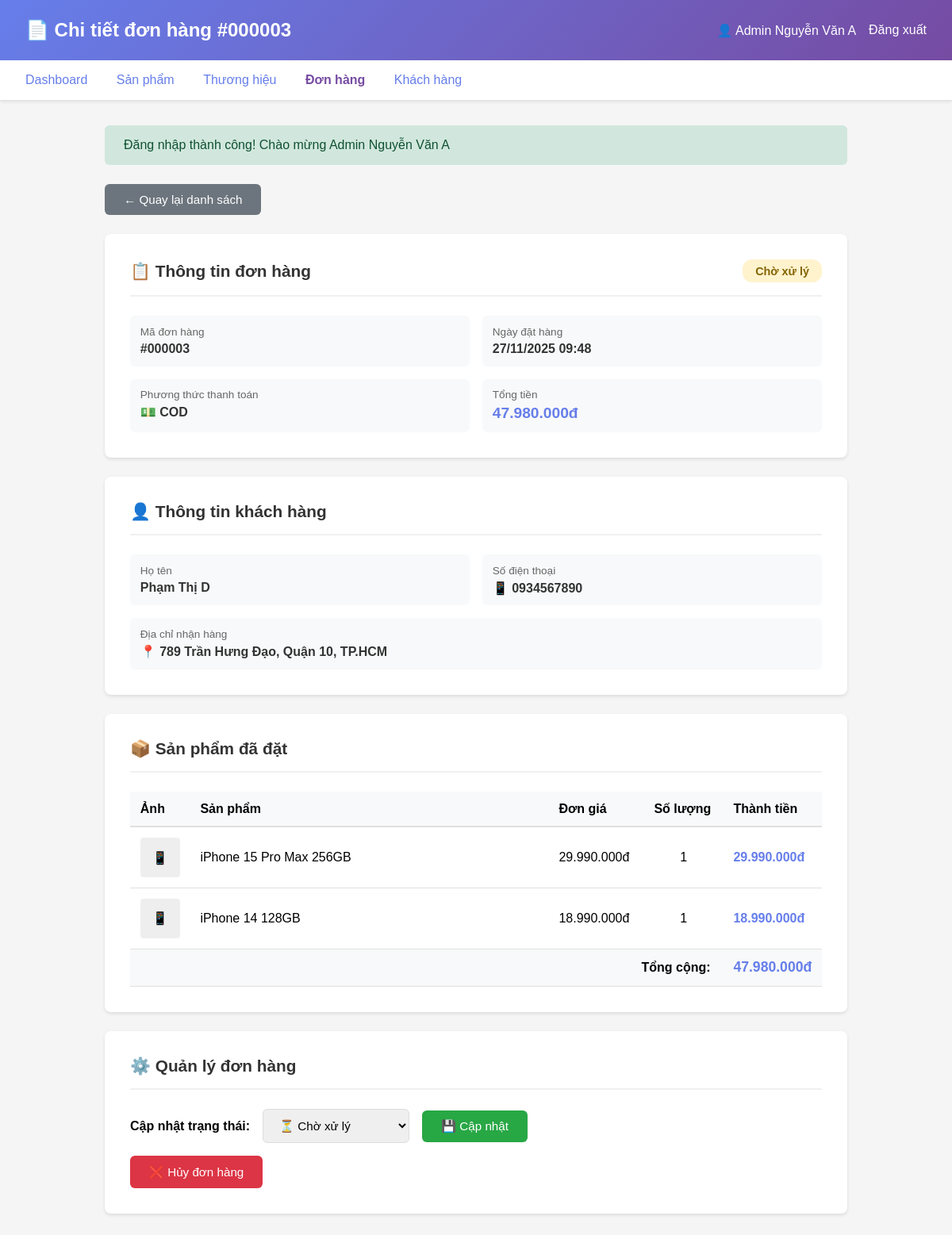
/public/admin/orders/3 (signed in), run on the app's committed database.
### tables this page shows
CREATE TABLE orders (
    id INT AUTO_INCREMENT PRIMARY KEY,
    user_id INT NOT NULL,
    customer_name VARCHAR(100) NOT NULL,
    customer_phone VARCHAR(20) NOT NULL,
    customer_address TEXT NOT NULL,
    total_amount DECIMAL(10, 2) NOT NULL,
    status ENUM('pending', 'processing', 'shipping', 'delivered', 'cancelled') DEFAULT 'pending',
    payment_method VARCHAR(50) DEFAULT 'COD',
    notes TEXT,
    created_at TIMESTAMP DEFAULT CURRENT_TIMESTAMP,
    updated_at TIMESTAMP DEFAULT CURRENT_TIMESTAMP ON UPDATE CURRENT_TIMESTAMP,
    FOREIGN KEY (user_id) REFERENCES users(id) ON DELETE CASCADE,
    INDEX idx_user_id (user_id),
    INDEX idx_status (status),
    INDEX idx_created_at (created_at)
);

CREATE TABLE order_items (
    id INT AUTO_INCREMENT PRIMARY KEY,
    order_id INT NOT NULL,
    product_id INT NOT NULL,
    product_name VARCHAR(200) NOT NULL,
    quantity INT NOT NULL,
    price DECIMAL(10, 2) NOT NULL,
    created_at TIMESTAMP DEFAULT CURRENT_TIMESTAMP,
    FOREIGN KEY (order_id) REFERENCES orders(id) ON DELETE CASCADE,
    FOREIGN KEY (product_id) REFERENCES products(id) ON DELETE RESTRICT,
    INDEX idx_order_id (order_id),
    INDEX idx_product_id (product_id)
);

### resources/view/admin/orders/detail.php (the view, shortened to what the rows shown need)
<!DOCTYPE html>
<html lang="vi">
<head>
</head>
<body>
    <div class="header">
        <h1>📄 Chi tiết đơn hàng #<?= str_pad($order['id'], 6, '0', STR_PAD_LEFT) ?></h1>
        <div style="display: flex; align-items: center; gap: 1rem;">
            <span>👤 <?= escape(getUserName() ?? 'Admin') ?></span>
            <a href="<?= config('app.base_url') ?>/admin/logout" style="color: white; text-decoration: none;">Đăng
                xuất</a>
        </div>
    </div>
    <div class="container">
        <div class="section">
            <div class="section-header">
                <h2>📋 Thông tin đơn hàng</h2>
            </div>
            <div class="info-grid">
                <div class="info-item">
                    <div class="info-label">Mã đơn hàng</div>
                    <div class="info-value">#<?= str_pad($order['id'], 6, '0', STR_PAD_LEFT) ?></div>
                </div>
                <div class="info-item">
                    <div class="info-label">Ngày đặt hàng</div>
                    <div class="info-value"><?= formatDateTime($order['created_at']) ?></div>
                </div>
                <div class="info-item">
                    <div class="info-label">Phương thức thanh toán</div>
                    <div class="info-value">💵 <?= $order['payment_method'] ?? 'COD' ?></div>
                </div>
                <div class="info-item">
                    <div class="info-label">Tổng tiền</div>
                    <div class="info-value" style="color: #667eea; font-size: 1.2rem;">
                        <?= formatPrice($order['total_amount']) ?>
                    </div>
                </div>
            </div>
        </div>
        <div class="section">
            <div class="section-header">
                <h2>👤 Thông tin khách hàng</h2>
            </div>
            <div class="info-grid">
                <div class="info-item">
                    <div class="info-label">Họ tên</div>
                    <div class="info-value"><?= escape($order['customer_name']) ?></div>
                </div>
                <div class="info-item">
                    <div class="info-label">Số điện thoại</div>
                    <div class="info-value">📱 <?= escape($order['customer_phone']) ?></div>
                </div>
                <div class="info-item" style="grid-column: 1 / -1;">
                    <div class="info-label">Địa chỉ nhận hàng</div>
                    <div class="info-value">📍 <?= escape($order['customer_address']) ?></div>
                </div>
            </div>
        </div>
        <div class="section">
            <div class="section-header">
                <h2>📦 Sản phẩm đã đặt</h2>
            </div>
            <table>
                <thead>
                    <tr>
                        <th style="width: 70px;">Ảnh</th>
                        <th>Sản phẩm</th>
                        <th style="width: 120px;">Đơn giá</th>
                        <th style="width: 100px;">Số lượng</th>
                        <th style="width: 120px;">Thành tiền</th>
                    </tr>
                </thead>
                <tbody>
                    <?php foreach ($order['items'] as $item): ?>
                        <tr>
                            <td>
                                <?php if (!empty($item['product_image'])): ?>
                                    <img src="<?= config('app.base_url') ?>/<?= escape($item['product_image']) ?>"
                                        alt="<?= escape($item['product_name']) ?>" class="product-img">
                                <?php else: ?>
                                    <div class="product-img"
                                        style="background: #eee; display: flex; align-items: center; justify-content: center;">
                                        📱
                                    </div>
                                <?php endif; ?>
                            </td>
                            <td>
                                <div style="font-weight: 500;"><?= escape($item['product_name']) ?></div>
                            </td>
                            <td style="font-weight: 500;">
                                <?= formatPrice($item['price']) ?>
                            </td>
                            <td style="text-align: center;">
                                <?= $item['quantity'] ?>
                            </td>
                            <td style="font-weight: 600; color: #667eea;">
                                <?= formatPrice($item['price'] * $item['quantity']) ?>
                            </td>
                        </tr>
                    <?php endforeach; ?>
                    <tr class="total-row">
                        <td colspan="4" style="text-align: right; padding-right: 1rem;">
                            Tổng cộng:
                        </td>
                        <td style="font-size: 1.1rem; color: #667eea;">
                            <?= formatPrice($order['total_amount']) ?>
                        </td>
                    </tr>
                </tbody>
            </table>
        </div>
        <div class="section">
            <div class="section-header">
                <h2>⚙️ Quản lý đơn hàng</h2>
            </div>
            <form method="POST" action="<?= url('/admin/orders/' . $order['id'] . '/status') ?>" class="status-form">
                <label style="font-weight: 600;">Cập nhật trạng thái:</label>
                <select name="status" <?= $order['status'] === 'cancelled' ? 'disabled' : '' ?>>
                    <option value="pending" <?= $order['status'] === 'pending' ? 'selected' : '' ?>>⏳ Chờ xử lý</option>
                </select>
                <?php if ($order['status'] !== 'cancelled' && $order['status'] !== 'delivered'): ?>
                    <button type="submit" class="btn btn-success">
                        💾 Cập nhật
                    </button>
                <?php endif; ?>
            </form>
        </div>
    </div>
</body>
</html>

### data on the page
orders: id "000003", created_at "27/11/2025 09:48", payment_method "COD", total_amount "47.980.000đ", customer_name "Phạm Thị D", customer_phone "0934567890", customer_address "789 Trần Hưng Đạo, Quận 10, TP.HCM", status "⏳ Chờ xử lý"
order_items: product_name "iPhone 15 Pro Max 256GB", price "29.990.000đ", quantity "1", formatPrice($item['price'] * $item['quantity']) "29.990.000đ"
order_items: product_name "iPhone 14 128GB", price "18.990.000đ", quantity "1", formatPrice($item['price'] * $item['quantity']) "18.990.000đ"

### other printed values
getUserName() "Admin Nguyễn Văn A"
$flash['message'] "Đăng nhập thành công! Chào mừng Admin Nguyễn Văn A"
$order['status_text'] "Chờ xử lý"
